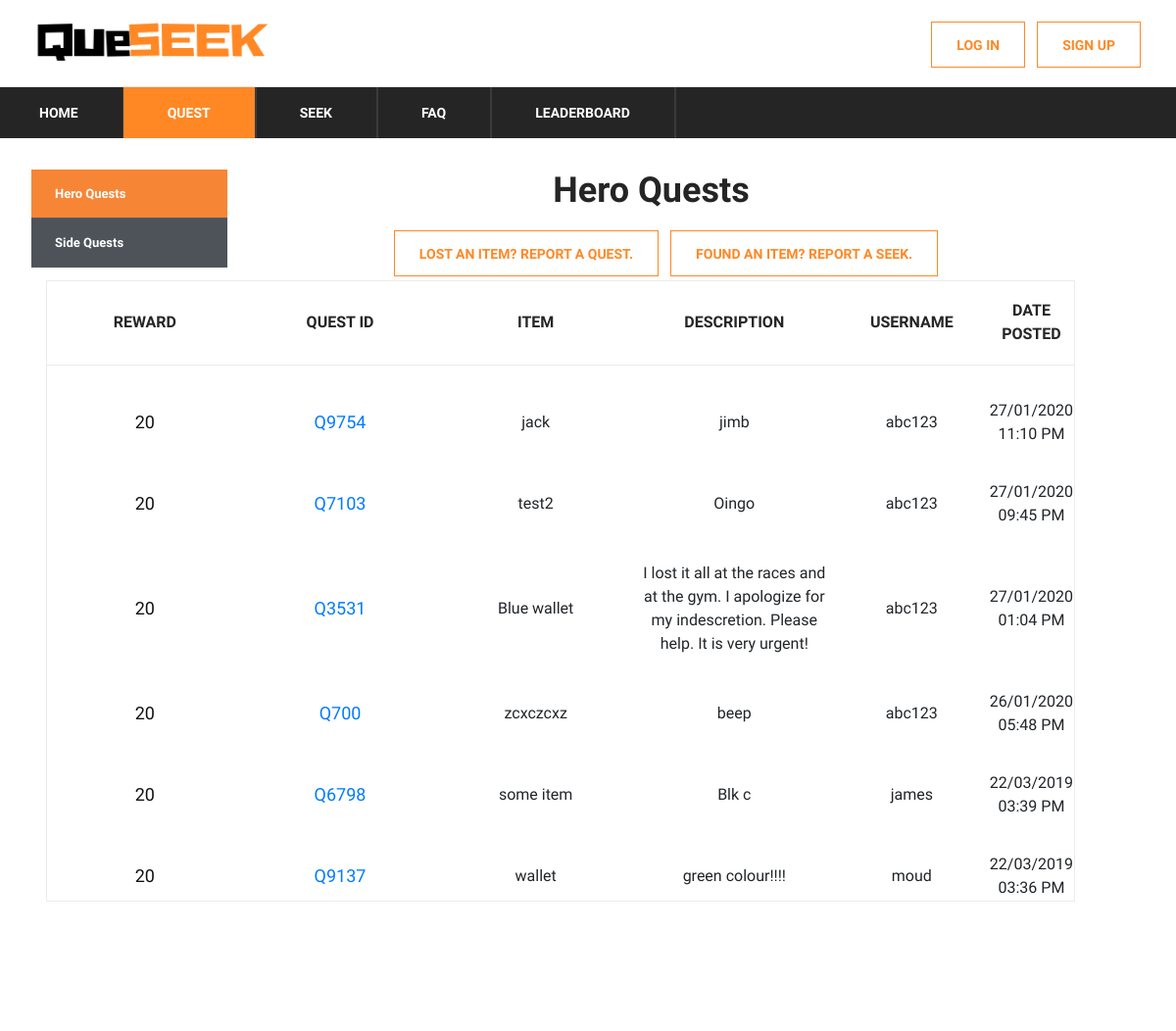
Before: /quest with the older database file.
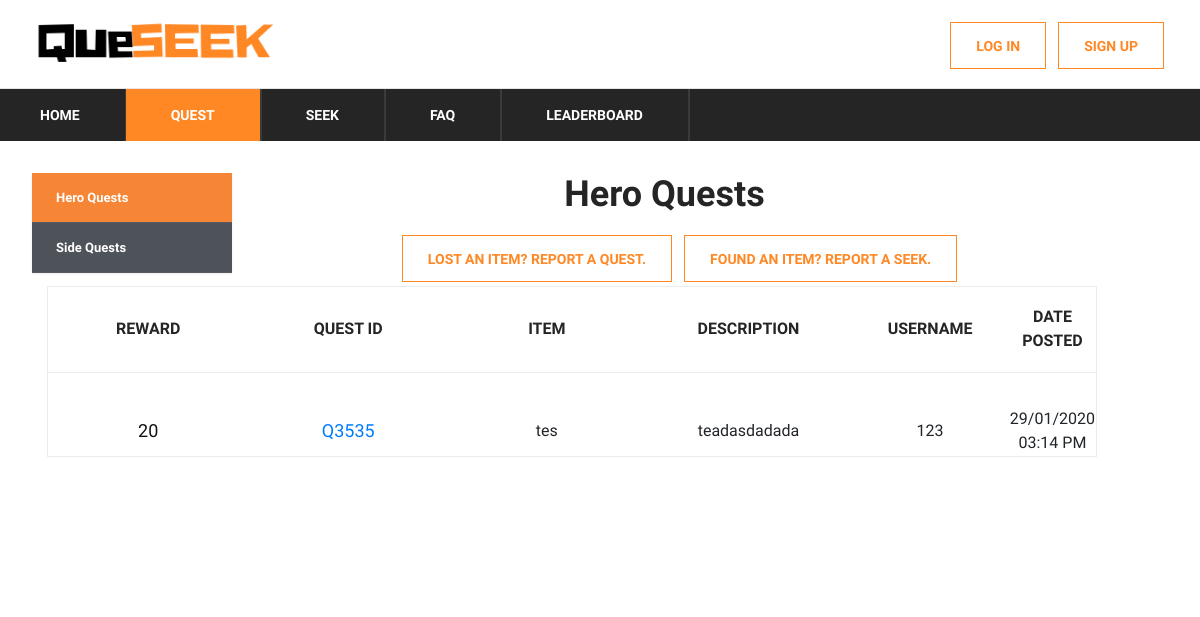
After: the same page with the newer database file.
### app/models.py (models this page shows)
class User(UserMixin, Base):
    __tablename__ = "users"
    id = db.Column(db.String, primary_key=True)
    email = db.Column(db.String(255), unique=True, nullable=False)
    password = db.Column(db.String(255), nullable=False)
    username = db.Column(db.String(255), unique=True, nullable=False)
    created_at = db.Column(DateTime(timezone=True), default=datetime.now(pytz.timezone('Asia/Singapore')))

class Quest(UserMixin, Base):
    __tablename__ = "quests"
    questId = db.Column(db.String, primary_key=True)
    reward = db.Column(db.Integer, nullable=False)
    item = db.Column(db.String(255), nullable=False)
    location = db.Column(db.String(255), nullable=False)
    description = db.Column(db.String(255))
    userId = db.Column(db.String, ForeignKey('users.id'), primary_key=True)
    posted_at = db.Column(DateTime(timezone=True), default=datetime.now(pytz.timezone('Asia/Singapore')))
    state = db.Column(db.Integer, nullable=False, default=0)
    type = db.Column(db.Integer, nullable=False, default=0)
    featured = db.Column(db.Integer, nullable=False, default=0)
    totalSeekers = db.Column(db.Integer, nullable=False, default=1)

### app/__init__.py (the view)
@app.route('/quest')
def quest():
    q = (db.session.query(User, Quest)
         .filter(User.id == Quest.userId)
         .filter(Quest.state == 0)
         .filter(Quest.type == 0)
         .order_by(Quest.posted_at.desc())
         .all())
    return render_template('quest.html', rows=q, page='quest')

### app/__init__.py (called while the page is built)
@app.context_processor
def inject_dict_for_all_templates():
    if (not current_user.is_anonymous):
        userprofile = (db.session.query(UserProfile)
                       .filter(UserProfile.id == current_user.id)
                       .first()
                       )
        return dict(current_user_avatar=userprofile.avatarId)
    return dict()

### app/templates/quest.html (shortened to what this page needs)
<!DOCTYPE html>
<html lang="zxx">
<head>
    <link rel="stylesheet" href="{{ url_for('static', filename='css/bootstrap.min.css')}}" type="text/css">
    <link rel="stylesheet" href="{{ url_for('static', filename='css/font-awesome.min.css')}}" type="text/css">
    <link rel="stylesheet" href="{{ url_for('static', filename='css/themify-icons.css')}}" type="text/css">
    <link rel="stylesheet" href="{{ url_for('static', filename='css/elegant-icons.css')}}" type="text/css">
    <link rel="stylesheet" href="{{ url_for('static', filename='css/owl.carousel.min.css')}}" type="text/css">
    <link rel="stylesheet" href="{{ url_for('static', filename='css/nice-select.css')}}" type="text/css">
    <link rel="stylesheet" href="{{ url_for('static', filename='css/jquery-ui.min.css')}}" type="text/css">
    <link rel="stylesheet" href="{{ url_for('static', filename='css/slicknav.min.css')}}" type="text/css">
    <link rel="stylesheet" href="{{ url_for('static', filename='css/style.css')}}" type="text/css">
    <link rel="stylesheet" href="{{ url_for('static', filename='css/table.css')}}" type="text/css">
</head>
<body>
<header class="header-section">
    {% include "base/topbar.html" %}
    {% include "base/menu.html" %}
</header>
<section class="hero-section">
    <div class="hero-items owl-carousel">
        <div class="topbar-cover2">
            <div class="desc">
                <section class="cd-faq">
                    <div class="cd-faq-categories">
                        {% if page == 'sq' %}
                    <a href="{{url_for('hero_quests')}}">Hero Quests</a>
                    <a class="active" href="{{url_for('side_quests')}}">Side Quests</a>
                    {% else %}
                    <a class="active" href="{{url_for('hero_quests')}}">Hero Quests</a>
                    <a href="{{url_for('side_quests')}}">Side Quests</a>
                        {% endif %}
                    </div>
                    <section class="shopping-cart spad">
                        <div class="blog-details-inner">
                            <div class="blog-detail-title"><h2>
                                {% if page == 'sq' %}
                                Side Quests
                                {% else %}
                                Hero Quests
                                {% endif %}
                            </h2>
                            </div>
                        </div>
                        <div class="center-button">
                            {% include "base/button.html" %}
                        </div>
                        <div class="container">
                            <div class="row">
                                <div class="col-lg-12">
                                    <div class="cart-table">
                                        <table>
                                            <thead>
                                            <tr>
                                                <th>Reward</th>
                                                <th>Quest ID</th>
                                                <th>Item</th>
                                                <th>Description</th>
                                                <th>Username</th>
                                                <th>Date Posted</th>
                                            </tr>
                                            </thead>
                                            <tbody>
                                            {% for row in rows %}
                                            <tr>
                                                <td class="cart-pic"><h5>{{ row[1].reward }}</h5></td>
                                                <td class="cart-pic">
                                                    <h5>
                                                        <a href='/quest/{{row[1].questId}}'>{{row[1].questId}}</a>
                                                    </h5>
                                                </td>
                                                <td class="cart-pic">{{ row[1].item }}</td>
                                                <td class="cart-pic">{{ row[1].description }}</td>
                                                <td class="cart-pic">{{ row[0].username }}</td>
                                                <td class="cart-pic">{{ row[1].posted_at.strftime('%d/%m/%Y %I:%M %p') }}</td>
                                            </tr>
                                            {% endfor %}
                                            </tbody>
                                        </table>
                                    </div>
                                </div>
                            </div>
                        </div>
                    </section>
                </section>
            </div>
        </div>
    </div>
</section>
</body>
</html>

### app/templates/base/topbar.html
<header class="header-section">
    <div class="header-top">
        <div class="container">
            <div class="ht-left">
                <div class="mail-service">
                     <a href="{{url_for('index')}}">
                    <img src="{{ url_for('static', filename='img/logo/QueseekBlackOrange.png')}}"
                         alt="QueseekLogo"
                         width="250">
                </a>
                </div>
            </div>
            {% include "base/loginlogout.html" %}
        </div>
    </div>
</header>

### app/templates/base/loginlogout.html (shortened to what this page needs)
<div class="ht-right">
    <div class="login-panel">
        {% if current_user.is_anonymous %}
        <a href="{{ url_for('signup') }} " class="log-btn">SIGN UP</a>
        <a href="{{ url_for('login') }} " class="log-btn">LOG IN</a>
        {% else %}
        <a href="{{ url_for('logout') }}" class="log-btn">LOG OUT</a>
        <a href="{{ url_for('settings') }}" class="settings-btn">SETTINGS</a>
        {% endif %}
    </div>
</div>

### app/templates/base/menu.html (shortened to what this page needs)
<div class="nav-item">
    <nav class="nav-menu mobile-menu">
        <ul>
            {% if page == 'sq' or page == 'quest' %}
            <li><a href="{{ url_for('index')}}">Home</a>
            </li>
            <li class="active"><a href="{{ url_for('quest')}}">Quest</a>
            </li>
            <li><a href="{{ url_for('seek')}}">Seek</a>
            </li>
            <li><a href="{{ url_for('faq')}}">FAQ</a>
            </li>
            <li><a href="{{ url_for('leaderboard')}}">Leaderboard</a></li>
            {% endif %}
        </ul>
    </nav>
</div>

### app/templates/base/button.html (shortened to what this page needs)
<div class="nav-item transp-bg">
    <div class="inline-div settings-btn">
        <a href="{{ url_for('forms_quest')}}">Lost an item? Report a Quest.</a>
    </div>
    <div class="inline-div settings-btn">
        <a href="{{ url_for('forms_seek')}}">Found an item? Report a Seek.</a>
    </div>
</div>

### app/static/css/style.css (style rules this page uses)
html, body { height: 100%; font-family: "Muli", sans-serif; -webkit-font-smoothing: antialiased; font-smoothing: antialiased; }
h1, h2, h3, h4, h5, h6 { margin: 0; color: #111111; font-weight: 400; font-family: "Muli", sans-serif; }
h2 { font-size: 36px; }
h5 { font-size: 18px; }
img { max-width: 100%; }
ul, ol { padding: 0; margin: 0; }
.header-top { display: -webkit-box; display: -ms-flexbox; display: flex; border-bottom: 1px solid #e5e5e5; }
.header-top .ht-left { float: left; }
.header-top .ht-left .mail-service { font-size: 16px; color: #252525; float: left; padding-top: 15px; padding-bottom: 15px; padding-right: 20px; }
.header-top .ht-right { float: right; }
.header-top .ht-right .login-panel { float: right; font-size: 14px; color: #252525; display: inline-block; padding-top: 18px; padding-bottom: 15px; }
.nav-item { background: #252525; display: -webkit-box; display: -ms-flexbox; display: flex; }
.nav-item .nav-menu { display: -webkit-inline-box; display: -ms-inline-flexbox; display: inline-flex; position: relative; }
.nav-item .nav-menu li { list-style: none; display: inline-block; margin-left: -5px; position: relative; }
.nav-item .nav-menu li.active a { background: #ff8825; }
.nav-item .nav-menu li a { font-size: 14px; font-weight: 700; display: block; color: #ffffff; border-right: 2px solid #3b3b3b; text-transform: uppercase; padding: 16px 42px 15px; -webkit-transition: all 0.3s; -o-transition: all 0.3s; transition: all 0.3s; }
.shopping-cart { padding-bottom: 60px; }
.cart-table { margin-bottom: 40px; }
.cart-table table { width: 100%; min-width: 480px; border: 1px solid #ebebeb; }
.cart-table table tr th { font-size: 16px; color: #252525; font-weight: 700; border-bottom: 1px solid #ebebeb; text-align: center; padding: 18px 0 19px; text-transform: uppercase; }
.cart-table table tr td { text-align: center; padding-top: 34px; }
.cart-table table tr td.cart-pic { width: 21%; }
.blog-details-inner .blog-detail-title { text-align: center; margin: 15px; }
.blog-details-inner .blog-detail-title h2 { color: #252525; font-weight: 700; margin-bottom: 15px; }
@media only screen and (min-width: 1200px) and (max-width: 1920px) { .nav-item .nav-menu li a { padding: 16px 45px 15px; } }
@media only screen and (min-width: 1200px) { .container { max-width: 1170px; } }
.log-btn { float: right; display: inline-block; padding-left: 20px; padding-top: 18px; padding-bottom: 15px; color: #ff8825; border: 1px solid #ff8825; font-size: 14px; font-weight: 700; text-transform: uppercase; padding: 13px 25px 11px; cursor: pointer; margin: 4px 6px; }
.settings-btn { float: right; display: inline-block; padding-left: 20px; padding-top: 18px; padding-bottom: 15px; color: #ff8825; font-size: 14px; font-weight: 700; text-transform: uppercase; padding: 13px 25px 11px; cursor: pointer; margin: 4px 6px; }
.center-button { display: flex; justify-content: center; }
.transp-bg { background: transparent; padding-left: 15px; }
.inline-div { display:inline-block; border: 1px solid #ff8825; font-size: 14px; font-weight: 700; background: transparent; }
.inline-div a { color: #ff8825; }
.login-panel a { display: block; text-align: center; }

Changed rows visible on the page:
removed User: reward "20", questId "Q9754", item "jack", description "jimb", username "abc123", posted_at "27/01/2020 11:10 PM", questId "Q7103", item "test2", description "Oingo", posted_at "27/01/2020 09:45 PM", questId "Q3531", item "Blue wallet", description "I lost it all at the races and at the gym. I apologize for my indescretion. Please help. It is very urgent!", posted_at "27/01/2020 01:04 PM", questId "Q700", item "zcxczcxz", description "beep", posted_at "26/01/2020 05:48 PM"
removed User: reward "20", questId "Q6798", item "some item", description "Blk c", username "james", posted_at "22/03/2019 03:39 PM"
removed User: reward "20", questId "Q9137", item "wallet", description "green colour!!!!", username "moud", posted_at "22/03/2019 03:36 PM"
added User: reward "20", questId "Q3535", item "tes", description "teadasdadada", username "123", posted_at "29/01/2020 03:14 PM"
